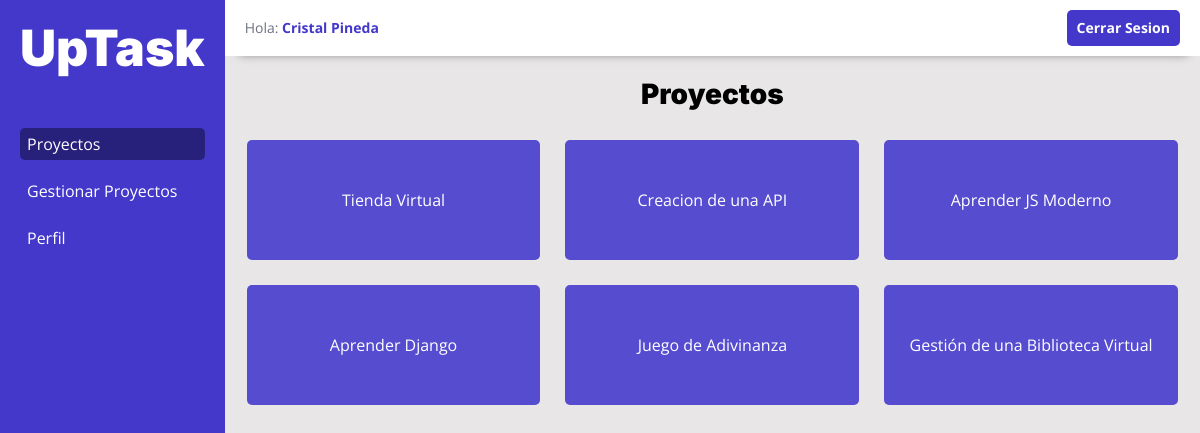
Before: /dashboard (signed in) with the older database file.
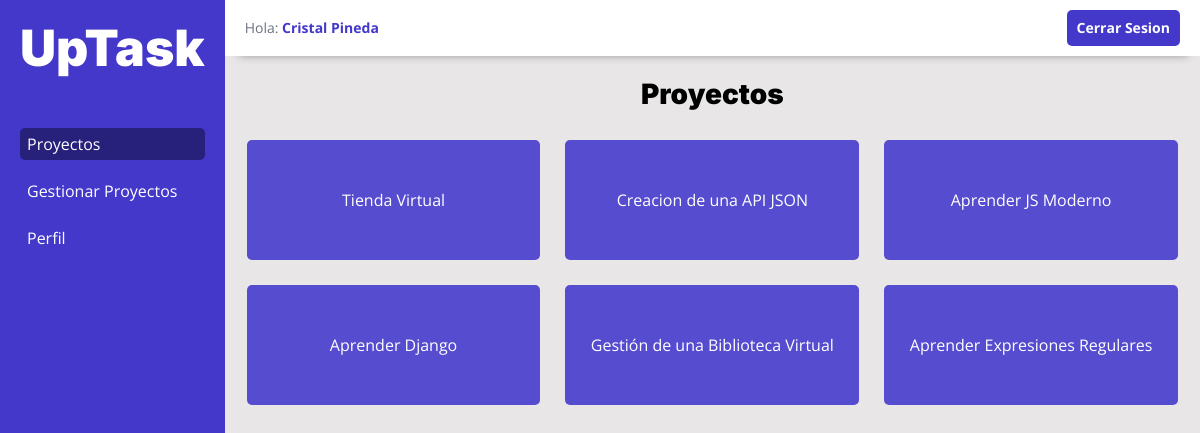
After: the same page with the newer database file.
### tables this page shows
CREATE TABLE `proyectos` (
  `id` int NOT NULL AUTO_INCREMENT,
  `proyecto` varchar(60) DEFAULT NULL,
  `url` varchar(32) DEFAULT NULL,
  `propietarioId` int DEFAULT NULL,
  PRIMARY KEY (`id`),
  KEY `proyectos_ibfk_1` (`propietarioId`),
  CONSTRAINT `proyectos_ibfk_1` FOREIGN KEY (`propietarioId`) REFERENCES `usuarios` (`id`) ON DELETE CASCADE ON UPDATE CASCADE
);

### controllers/DashboardController.php (called while the page is built, shortened)
<?php
class DashboardController
{
    public static function index(Router $router)
    {
        $proyectos = Proyecto::belogsTo('propietarioId', $_SESSION['id']);
        $router->render('dashboard/index', [
            'titulo' => 'Proyectos',
            'proyectos' => $proyectos
        ]);
    }
}

### public/index.php (called while the page is built, shortened)
<?php
$router = new Router();
$router->get('/', [LoginController::class, 'login']);
$router->post('/', [LoginController::class, 'login']);
$router->get('/logout', [LoginController::class, 'logout']);
$router->get('/crear', [LoginController::class, 'crear']);
$router->post('/crear', [LoginController::class, 'crear']);
$router->get('/olvide', [LoginController::class, 'olvide']);
$router->post('/olvide', [LoginController::class, 'olvide']);
$router->get('/restablecer', [LoginController::class, 'restablecer']);
$router->post('/restablecer', [LoginController::class, 'restablecer']);
$router->get('/mensaje', [LoginController::class, 'mensaje']);
$router->get('/confirmar', [LoginController::class, 'confirmar']);
$router->get('/dashboard', [DashboardController::class, 'index']);
$router->get('/gestionar-proyectos', [DashboardController::class, 'gestionar_proyecto']);
$router->get('/proyecto', [DashboardController::class, 'proyecto']);
$router->get('/api/proyectos', [ProyectoController::class, 'index']);
$router->post('/api/proyecto', [ProyectoController::class, 'crear']);
$router->post('/api/proyecto/actualizar', [ProyectoController::class, 'actualizar']);
$router->post('/api/proyecto/eliminar', [ProyectoController::class, 'eliminar']);
$router->get('/perfil', [DashboardController::class, 'perfil']);
$router->post('/perfil', [DashboardController::class, 'perfil']);
$router->get('/cambiar-password', [DashboardController::class, 'cambiar_password']);
$router->post('/cambiar-password', [DashboardController::class, 'cambiar_password']);
$router->get('/api/tareas', [TareaController::class, 'index']);
$router->post('/api/tarea', [TareaController::class, 'crear']);
$router->post('/api/tarea/actualizar', [TareaController::class, 'actualizar']);
$router->post('/api/tarea/eliminar', [TareaController::class, 'eliminar']);
$router->comprobarRutas();

### models/ActiveRecord.php (called while the page is built, shortened)
<?php
class ActiveRecord {
    protected static $db;
    protected static $tabla = '';
    public static function setDB($database) {
        self::$db = $database;
    }
    public static function belogsTo($columna, $valor) {
        $query = "SELECT * FROM " . static::$tabla . " WHERE {$columna} = '{$valor}'";
        $resultado = self::consultarSQL($query);
        return $resultado;
    }
    public static function consultarSQL($query) {
        $resultado = self::$db->query($query);
        $array = [];
        while($registro = $resultado->fetch_assoc()) {
            $array[] = static::crearObjeto($registro);
        }
        return $array;
    }
    protected static function crearObjeto($registro) {
        $objeto = new static;
        foreach($registro as $key => $value ) {
            if(property_exists( $objeto, $key  )) {
                $objeto->$key = $value;
            }
        }
        return $objeto;
    }
}

### views/dashboard/index.php (the view)
<?php include_once __DIR__ . '/header-dashboard.php'; ?>
<?php if (count($proyectos) === 0) { ?>
    <p class="no-proyectos">
        No hay Proyectos Aun
        <a href="/gestionar-proyectos">Comienza Creando Uno</a>
    </p>
<?php } else { ?>
    <ul class="listado-proyectos">
        <?php foreach ($proyectos as $proyecto) { ?>
            <li class="proyecto">
                <a href="/proyecto?id=<?php echo $proyecto->url ?>">
                    <?php echo $proyecto->proyecto; ?>
                </a>
            </li>
        <?php } ?>
    </ul>
<?php } ?>
<?php include_once __DIR__ . '/footer-dashboard.php'; ?>

### views/dashboard/header-dashboard.php
<div class="dashboard">
    <?php include_once __DIR__ . '/../templates/sidebar.php'; ?>
    <div class="principal">
        <?php include_once __DIR__ . '/../templates/barra.php'; ?>
        <div class="contenido">
            <h2 class="nombre-pagina"><?php echo $titulo; ?></h2>

### views/templates/sidebar.php (shortened to what this page needs)
<aside class="sidebar">
    <div class="contenedor-sidebar">
        <h2>UpTask</h2>
    </div>
    <nav class="sidebar-nav">
        <a class="<?php echo ($titulo === 'Proyectos') ? 'activo' : ''; ?>" href="/dashboard">Proyectos</a>
        <a class="<?php echo ($titulo === 'Gestiona Tus Proyectos') ? 'activo' : ''; ?>" href="/gestionar-proyectos">Gestionar Proyectos</a>
        <a class="<?php echo ($titulo === 'Perfil') ? 'activo' : ''; ?>" href="/perfil">Perfil</a>
    </nav>
</aside>

### views/templates/barra.php (shortened to what this page needs)
<div class="barra">
    <p>Hola: <span><?php echo $_SESSION['nombre']; ?></span></p>
    <a href="/logout" class="cerrar-sesion">Cerrar Sesion</a>
</div>

### views/dashboard/footer-dashboard.php (shortened to what this page needs)
</div>
</div>
</div>

### Router.php (shortened to what this page needs)
<?php
class Router
{
    public array $getRoutes = [];
    public array $postRoutes = [];
    public function get($url, $fn)
    {
        $this->getRoutes[$url] = $fn;
    }
    public function post($url, $fn)
    {
        $this->postRoutes[$url] = $fn;
    }
    public function comprobarRutas()
    {
        $currentUrl = $_SERVER['PATH_INFO'] ?? '/';
        $method = $_SERVER['REQUEST_METHOD'];
        if ($method === 'GET') {
            $fn = $this->getRoutes[$currentUrl] ?? null;
        } else {
            $fn = $this->postRoutes[$currentUrl] ?? null;
        }
        if ( $fn ) {
            call_user_func($fn, $this);
        } else {
            echo "Página No Encontrada o Ruta no válida";
        }
    }
    public function render($view, $datos = [])
    {
        include_once __DIR__ . "/views/$view.php";
        $contenido = ob_get_clean();
        include_once __DIR__ . '/views/layout.php';
    }
}

### views/layout.php (shortened to what this page needs)
<!DOCTYPE html>
<html lang="en">
<head>
    <link rel="stylesheet" href="build/css/app.css">
</head>
<body>
    <?php echo $contenido; ?>
</body>
</html>

### public/build/css/app.css (style rules this page uses)
html { line-height:1.15;-webkit-text-size-adjust:100% }
body { margin:0 }
a { background-color:rgba(0,0,0,0) }
*,*:before,*:after { box-sizing:inherit }
html { font-size:62.5%;box-sizing:border-box;height:100% }
body { font-family:"Open Sans",sans-serif;font-size:1.6rem;min-height:100% }
a { text-decoration:none }
h1,h2,h3 { font-family:"Inter",sans-serif;margin:0 0 2.5rem 0;font-weight:900 }
h2 { font-size:5rem }
p { font-size:2rem;color:#6b7280;line-height:1.8 }
.dashboard { background-color:#e8e6e6 }
@media (min-width: 768px) { .dashboard { display:flex;height:100vh } }
.dashboard .principal { flex:1;overflow:scroll }
@media (min-width: 768px) { .dashboard .principal { overflow-x:hidden } }
.dashboard .contenido { padding:2.2rem }
.dashboard .contenido .nombre-pagina { font-size:2.8rem;text-align:center }
.sidebar { opacity:0;background-color:#4338ca;height:0;overflow:hidden;transition-property:opacity;transition-duration:500ms }
@media (min-width: 768px) { .sidebar { height:100%;opacity:1;padding:2rem;background-color:#4338ca } }
.sidebar .contenedor-sidebar { display:flex;justify-content:space-between;align-items:center }
.sidebar .contenedor-sidebar h2 { color:#fff;margin:0;text-align:center }
.sidebar .sidebar-nav { margin-top:5rem }
.sidebar .sidebar-nav a { color:#fff;display:block;text-align:left;padding:.7rem;transition-property:background-color;transition-duration:300ms;font-size:2.4rem;margin-bottom:2.5rem;text-align:center }
.sidebar .sidebar-nav a:hover,.sidebar .sidebar-nav a.activo { background-color:#28217b;border-radius:.5rem }
@media (min-width: 768px) { .sidebar .sidebar-nav a { font-size:1.6rem;margin-bottom:1.5rem;text-align:left } }
.barra { display:none }
@media (min-width: 768px) { .barra { background-color:#fff;padding:1rem 2rem;box-shadow:1px 12px 9px -13px rgba(0,0,0,.4);display:flex;justify-content:space-between;align-items:center } }
.barra p { margin:0;font-size:1.4rem }
.barra p span { font-weight:700;color:#4338ca }
.barra .cerrar-sesion { background-color:#4338ca;padding:1.5rem 4rem;color:#fff;font-size:1.6rem;display:inline-block;font-weight:700;border:none;border-radius:.5rem;transition-property:background-color;transition-duration:.3s;text-align:center;display:block;width:100% }
@media (min-width: 768px) { .barra .cerrar-sesion { width:auto } }
.barra .cerrar-sesion { font-size:1.4rem;padding:1rem }
.listado-proyectos { list-style:none;padding:0;margin-top:3rem;display:grid;gap:2rem;grid-template-columns:repeat(1, 1fr) }
@media (min-width: 768px) { .listado-proyectos { display:grid;gap:2rem;grid-template-columns:repeat(2, 1fr) } }
@media (min-width: 1024px) { .listado-proyectos { display:grid;gap:2.5rem;grid-template-columns:repeat(3, 1fr) } }
.listado-proyectos .proyecto { background-color:#564ccf;min-height:12rem;display:flex;align-items:center;padding:2rem;line-height:2;border-radius:.5rem;justify-content:center;transition:background-color .3s ease,transform .3s ease }
.listado-proyectos .proyecto a { color:#fff }

Changed rows visible on the page:
removed proyectos: proyecto "Juego de Adivinanza"
changed proyectos: proyecto "Creacion de una API" → "Creacion de una API JSON"
added proyectos: proyecto "Aprender Expresiones Regulares"
